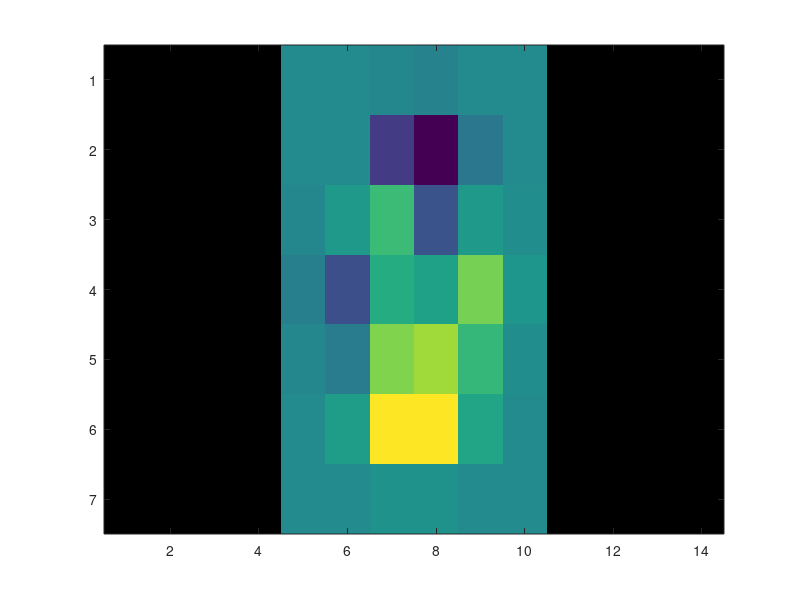
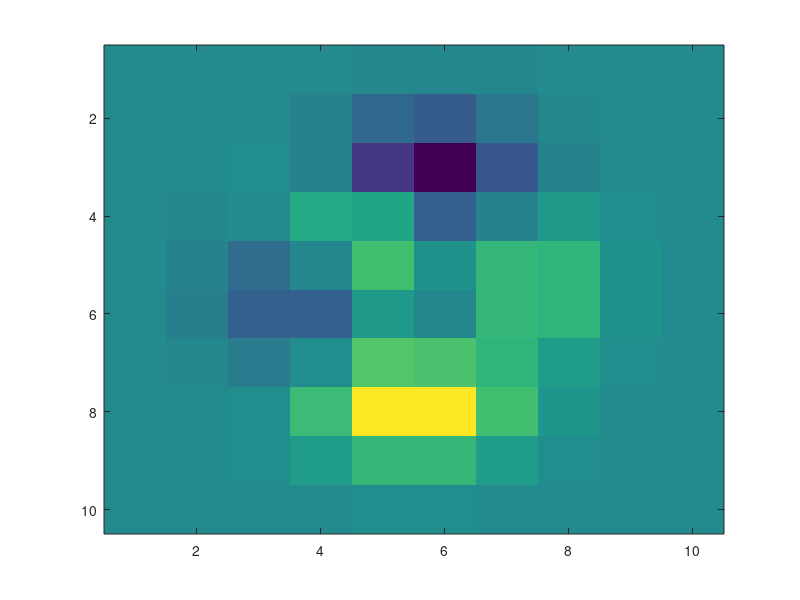

MATLAB code to generate these figures, in order:
    [X,Y,V] = peaks(10);
    [Xq,Yq] = meshgrid(-6.5:6.5,-3:3);
    Vq = interp2(X,Y,V,Xq,Yq);
    imagesc(Vq)
    figure
    imagesc(V)